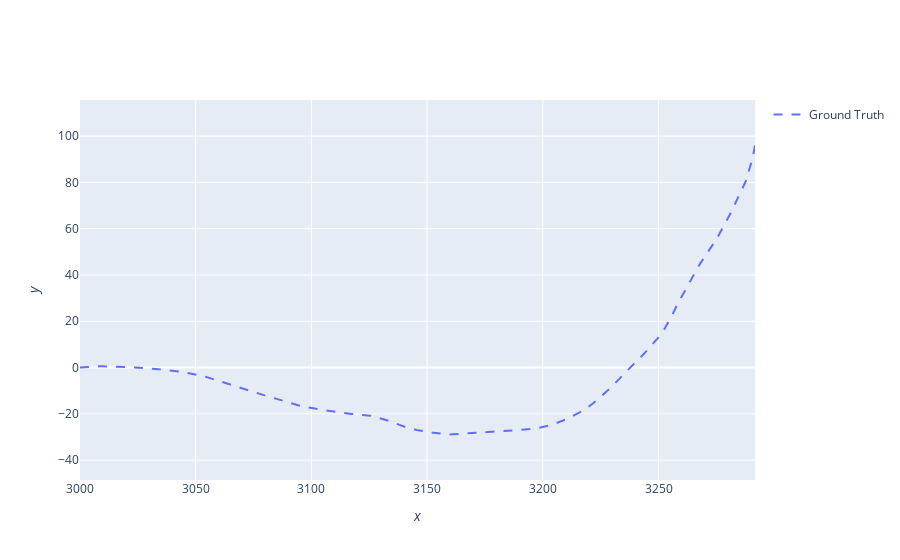

Write notebook code for a chart like this one.
### Markdown cell above
Plot ground truths using the Plotterly class

### Code cell
from stonesoup.plotter import Plotterly

plotter = Plotterly()
plotter.plot_ground_truths(truths, [0, 2])
plotter.fig

### Figure 1 — Plotly figure (JSON) as saved in the notebook; plotly's stock layout.template omitted (floating-point values rounded to 4 significant figures; data arrays with more than 128 entries replaced by an {"elided": "..."} marker saying what was removed)
{"data": [{"legendgroup": "Ground Truth", "legendrank": 100, "line": {"dash": "dash"}, "mode": "lines", "name": "Ground Truth", "showlegend": true, "text": {"elided": "500 str values"}, "type": "scatter", "x": {"elided": "500 float values"}, "y": {"elided": "500 float values"}}], "layout": {"colorway": ["#636EFA", "#EF553B", "#00CC96", "#AB63FA", "#FFA15A", "#19D3F3", "#FF6692", "#B6E880", "#FF97FF", "#FECB52"], "xaxis": {"title": {"text": "<i>x</i>"}}, "yaxis": {"scaleanchor": "x", "scaleratio": 1, "title": {"text": "<i>y</i>"}}}}
